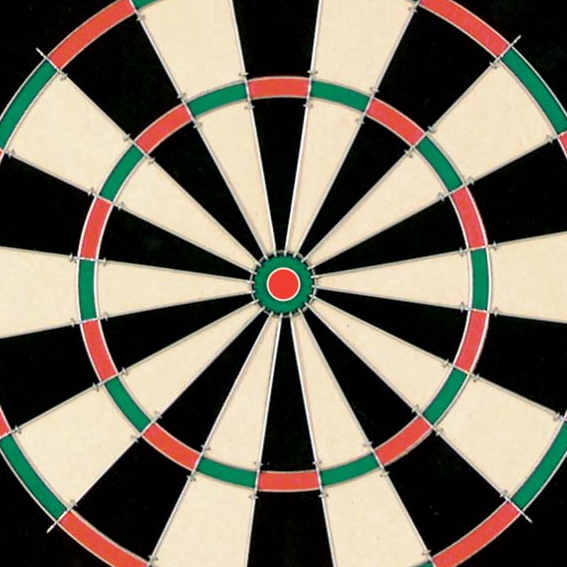
//> input picture COMS30121-CW-Report/Code/dart.bmp, 567 x 567 px
$ ./sobel dart.bmp   (built with g++ and OpenCV 4)
//> lines starting //> are read from the running program, lines starting //| are printed output that depends on the picture
#include <stdio.h>
#include <opencv/cv.h>        //you may need to
#include <opencv/highgui.h>   //adjust import locations
#include <opencv/cxcore.h>    //depending on your machine setup

using namespace cv;

void convolution(
	cv::Mat &input,
	cv::Mat &kernel,
	cv::Mat &output);

void sobel(
  cv::Mat &input,
  cv::Mat &xDerivative,
  cv::Mat &yDerivative,
  cv::Mat &gradMag,
  cv::Mat &gradDir);

int main(int argc, char** argv)
{
  // LOADING THE IMAGE
  char* imageName = argv[1];

  Mat image;
  image = imread( imageName, 1 );
//> image is the input picture: 567 rows x 567 cols, CV_8UC3; mean B, G, R 96.6, 111.5, 119.5

  if( argc != 2 || !image.data )
  {
    printf( " No image data \n " );
    return -1;
  }

  // CONVERT COLOUR, BLUR AND SAVE
  Mat gray_image;
  cvtColor( image, gray_image, CV_BGR2GRAY );
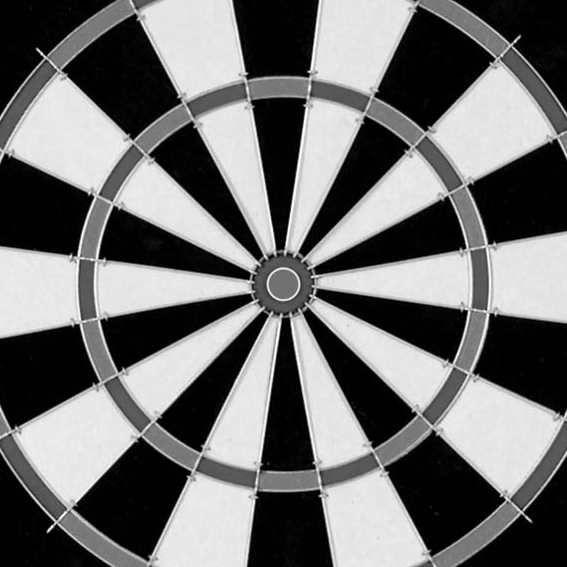
//> gray_image: 567 rows x 567 cols, CV_8UC1; min 0, max 255, mean 112.2

  Mat xDerivative;
  Mat yDerivative;
  Mat gradMag;
  Mat gradDir;
  sobel(gray_image, xDerivative, yDerivative, gradMag, gradDir);
//> in convolution, `cv::copyMakeBorder( input, paddedInput, kernelRadiusX, kernelRadiusX, ..`:
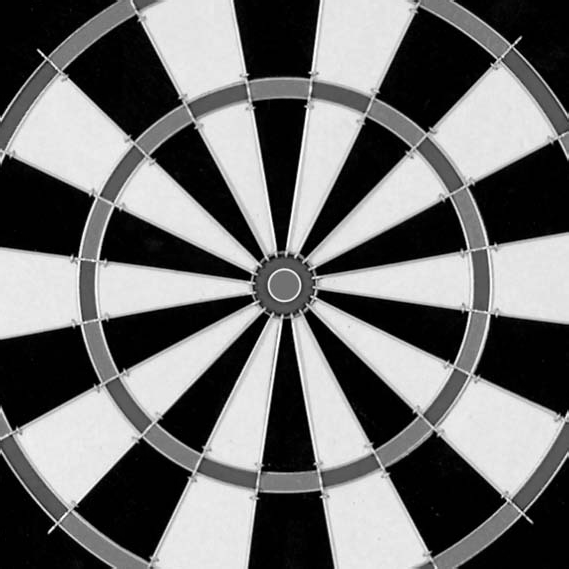
//> paddedInput: 569 rows x 569 cols, CV_8UC1; min 0, max 255, mean 112
//> after the loop in convolution, `for ( int i = 0; i < input.rows; i++ )`:
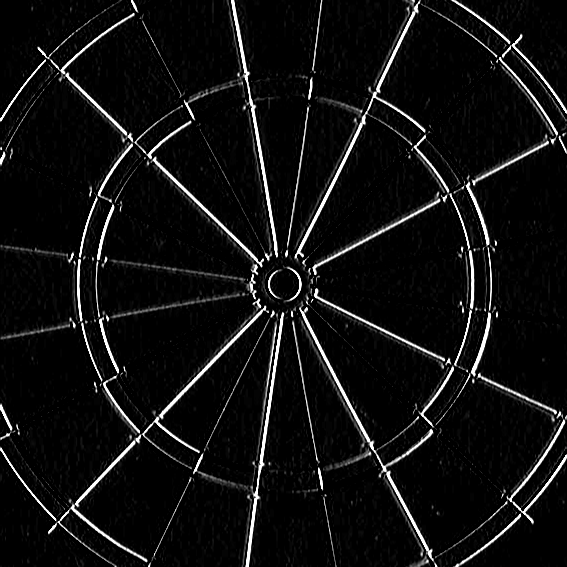
//> output: 567 rows x 567 cols, CV_8UC1; min 0, max 255, mean 15.9
//> in sobel, `convolution(input, xKernel, xDerivative);`: xKernel = [[-1, 0, 1], [-2, 0, 2], [-1, 0, 1]]
//> after the loop in convolution (call 2), `for ( int i = 0; i < input.rows; i++ )`:
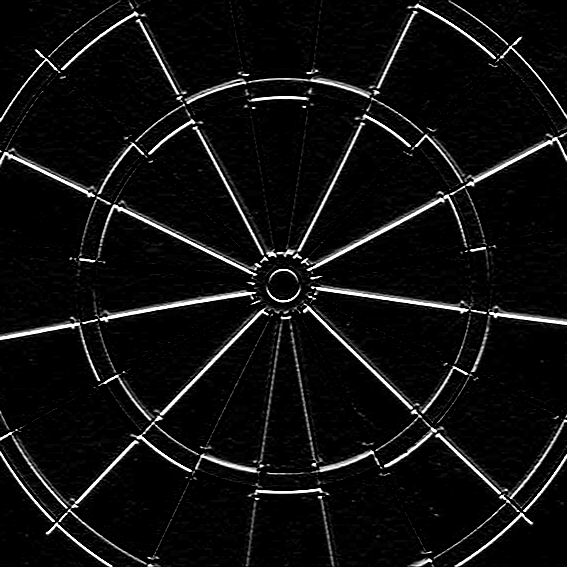
//> output: 567 rows x 567 cols, CV_8UC1; min 0, max 255, mean 15.5
//> in sobel, `convolution(input, yKernel, yDerivative);`: yKernel = [[-1, -2, -1], [0, 0, 0], [1, 2, 1]]

  xDerivative.convertTo(xDerivative, CV_32F);
  yDerivative.convertTo(yDerivative, CV_32F);
  magnitude(xDerivative, yDerivative, gradMag);
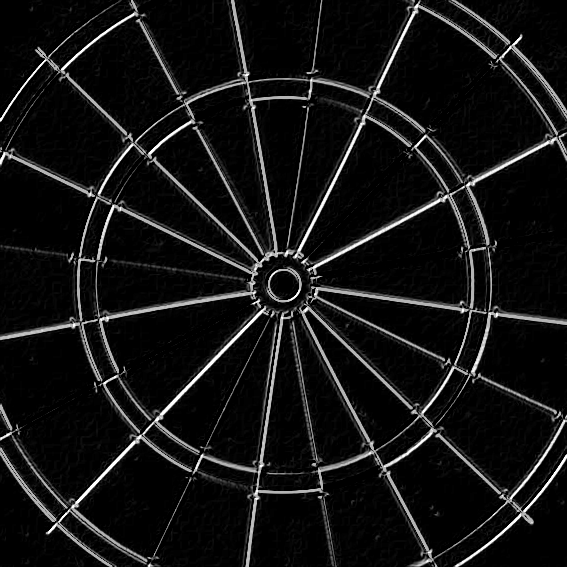
//> gradMag: 567 rows x 567 cols, CV_32FC1; min 0, max 360.6, mean 27.6; drawn with min black and max white

  imwrite("xDerivative.jpg", xDerivative);
  imwrite("yDerivative.jpg", yDerivative);
  imwrite("gradMag.jpg", gradMag);
//> (the run ends here: the program stops with an error, at `imwrite("gradDir.jpg", gradDir);`)
